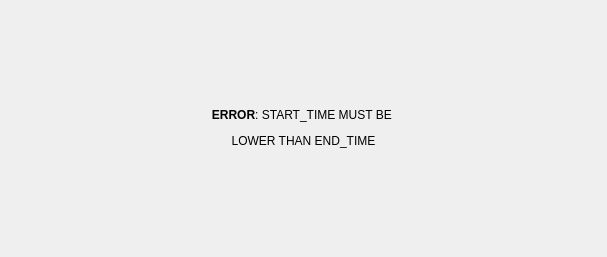
<?xml version="1.0" encoding="UTF-8"?>
<ui version="4.0">
 <class>error_specific_situation</class>
 <widget class="QDialog" name="error_specific_situation">
  <property name="geometry">
   <rect>
    <x>0</x>
    <y>0</y>
    <width>607</width>
    <height>257</height>
   </rect>
  </property>
  <property name="windowTitle">
   <string>Dialog</string>
  </property>
  <layout class="QGridLayout" name="gridLayout">
   <item row="0" column="0">
    <widget class="QLabel" name="label">
     <property name="text">
      <string>&lt;html&gt;&lt;head/&gt;&lt;body&gt;&lt;p align=&quot;center&quot;&gt;&lt;span style=&quot; font-weight:600;&quot;&gt;ERROR&lt;/span&gt;: START_TIME MUST BE &lt;/p&gt;&lt;p align=&quot;center&quot;&gt;LOWER THAN END_TIME&lt;/p&gt;&lt;/body&gt;&lt;/html&gt;</string>
     </property>
    </widget>
   </item>
  </layout>
 </widget>
 <resources/>
 <connections/>
</ui>
